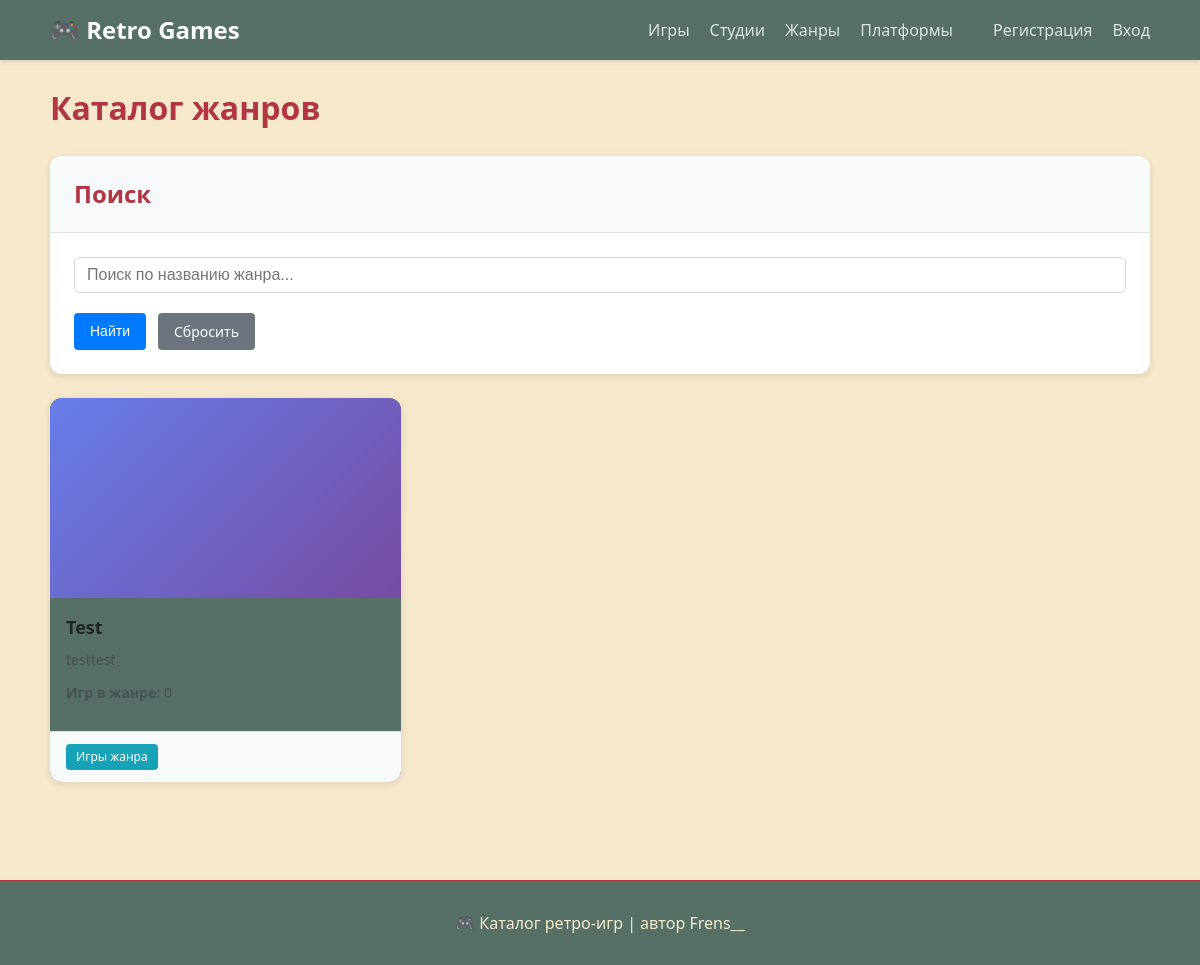
/categories/, run on an earlier commit of the app's database.
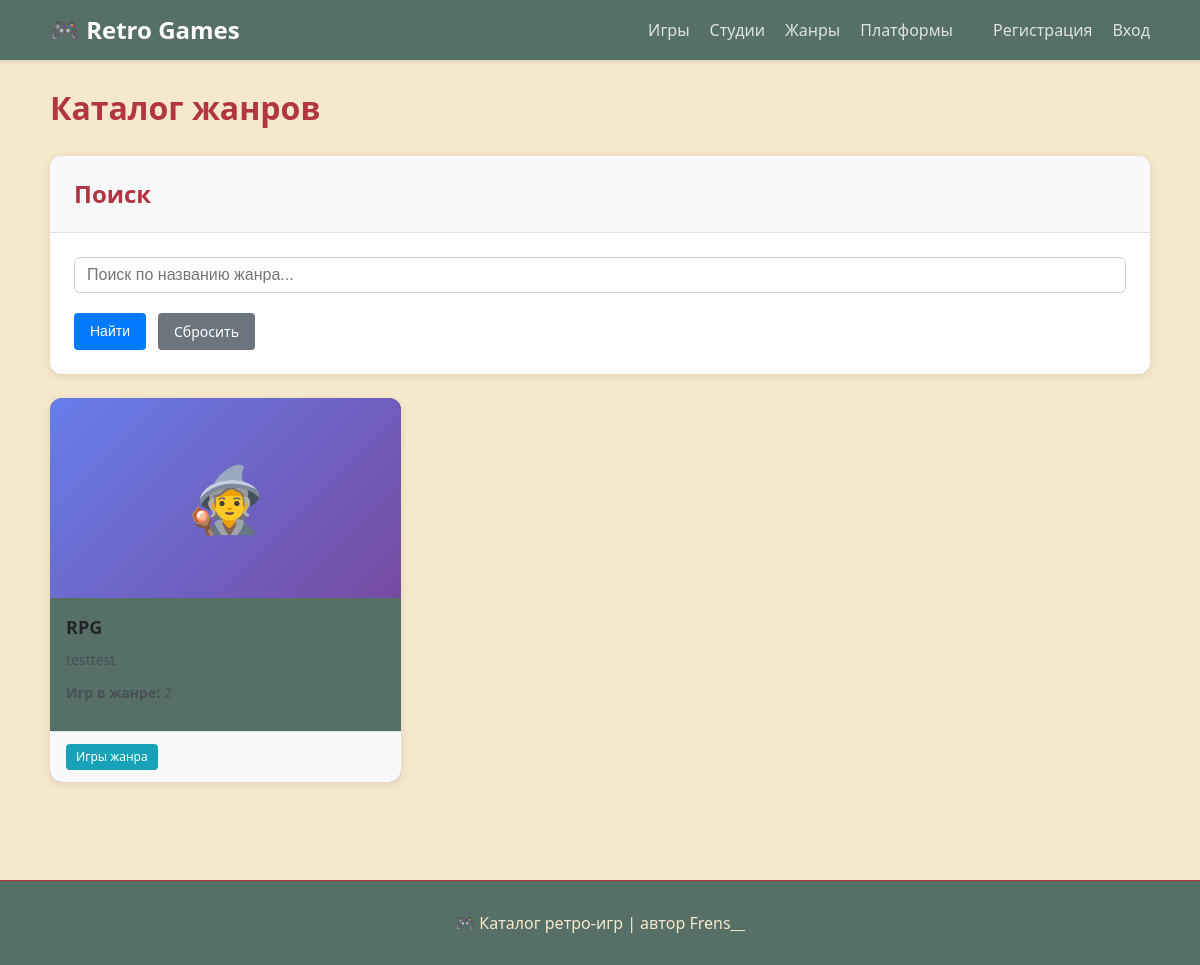
And on a later commit of the database.
### games/models.py (models this page shows, shortened)
class Category(models.Model):
    name = models.CharField(
        max_length=100,
        verbose_name="Название жанра",
        unique=True
    )
    description = models.TextField(
        verbose_name="Описание жанра",
        blank=True
    )
    slug = models.SlugField(
        max_length=100,
        unique=True,
        blank=True
    )
    class Meta:
        verbose_name = "Жанр"
        verbose_name_plural = "Жанры"
        ordering = ['name']

### games/views.py (the view)
# urls.py: path('categories/', views.category_list, name='category_list'),
def category_list(request):
    categories = Category.objects.prefetch_related('games').all()
    query = request.GET.get('q')
    if query:
        categories = categories.filter(
            Q(name__icontains=query) |
            Q(description__icontains=query)
        )
    context = {
        'categories': categories,
    }
    return render(request, 'games/category_list.html', context)

### games/templates/games/category_list.html (shortened to what this page needs)
{% extends 'games/base.html' %}
{% block content %}
<h1>Каталог жанров</h1>
<div class="form-card">
    <div class="form-card-header">
        <h3>Поиск</h3>
    </div>
    <div class="form-card-body">
        <form method="get">
            <div class="form-group">
                <input type="text" name="q" class="form-control"
                 placeholder="Поиск по названию жанра..."
                 value="{{ request.GET.q }}">
            </div>
            <div class="form-actions" style="margin-top: 0; border-top: none; padding-top: 0;">
                <button type="submit" class="btn btn-primary">Найти</button>
                <a href="{% url 'games:category_list' %}" class="btn btn-secondary">Сбросить</a>
            </div>
        </form>
    </div>
</div>
<div class="games-grid">
    {% for category in categories %}
        <div class="game-card">
            <div class="game-card-image" style="background: linear-gradient(135deg, #667eea 0%, #764ba2 100%); display: flex; align-items: center; justify-content: center;">
                <span style="font-size: 64px;">
                    {% if 'action' in category.name|lower %}
                        ⚔️
                    {% elif 'rpg' in category.name|lower %}
                        🧙
                    {% elif 'strategy' in category.name|lower %}
                        ♟️
                    {% elif 'adventure' in category.name|lower %}
                        🗺️
                    {% elif 'shooter' in category.name|lower %}
                        🔫
                    {% endif %}
                </span>
            </div>
            <div class="game-card-body">
                <h5 class="game-card-title">{{ category.name }}</h5>
                {% if category.description %}
                    <p class="game-card-text">
                        {{ category.description|truncatechars:80 }}
                    </p>
                {% endif %}
                <p class="game-card-text">
                    <strong>Игр в жанре:</strong> {{ category.games.count }}
                </p>
            </div>
            <div class="game-card-footer">
                <a href="{% url 'games:game_list' %}?category={{ category.id }}" class="btn btn-info btn-sm">Игры жанра</a>
            </div>
        </div>
    {% empty %}
        <div class="alert alert-info">Жанры не найдены</div>
    {% endfor %}
</div>
<p class="text-muted">Всего найдено: {{ categories|length }} жанров</p>
{% endblock %}

What changed in the data, as far as the page shows it:
changed Category "testtest": name "Test" → "RPG"; games.count "0" → "2"; now shows "🧙"
